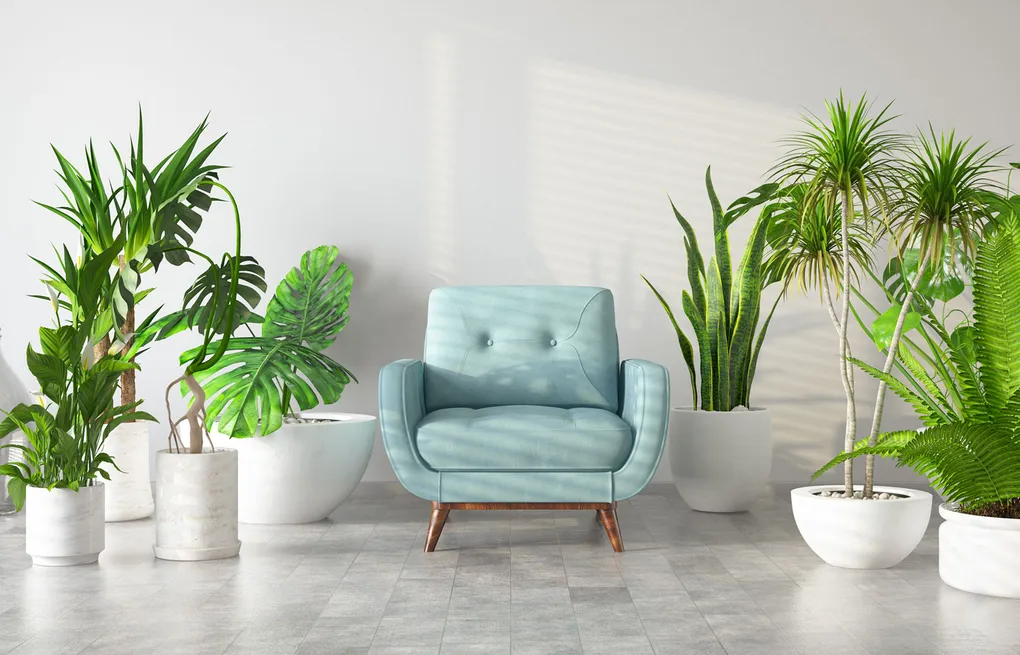
#> input picture CSE4182 - Digital Image Processing/assignment 2/home.webp, 1020 x 655 px, found by its file name
$ jupyter execute assignment_2.ipynb
#> lines starting #> are read from the running program, lines starting #| are printed output that depends on the picture; after the words box and inside, x2 and y2 are one past the last pixel; in counts of white or black regions, pixels touching at a corner belong together
[cell 1]
import matplotlib.pyplot as plt
plt.rcParams['figure.figsize'] = [10, 5]
import numpy as np
import cv2

[cell 2]
home = cv2.imread('assignment 2/home.webp')
#> home is the input picture: shape (655, 1020, 3); mean B, G, R 169.2, 187.5, 179.7
gray_home = cv2.cvtColor(home,cv2.COLOR_BGR2GRAY)
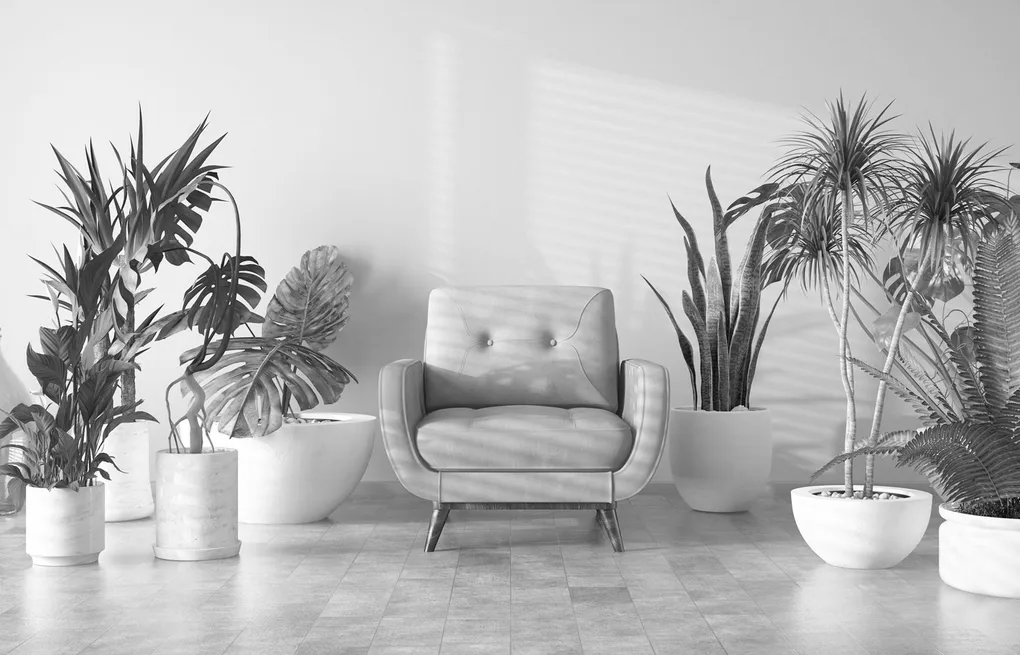
#> gray_home: shape (655, 1020); min 4, max 255, mean 183.1
# print(ai_house)
plt.imshow(home)

# constants
T1 = 47
T2 = 213
c = 7
p = 20
epsilon = 1e-3

[cell 3]
plt.figure(figsize=(20,25))
def image_plot(img,title,ind,cmap='gray'):
    plt.subplot(2,2,ind)
    plt.title(title)
    plt.imshow(img,cmap = cmap)

[cell 4]
# problem 1
r = np.copy(gray_home)
np.testing.assert_equal(r,gray_home)
s1 = np.where((r>=T1) & (r<=T2),100,10)
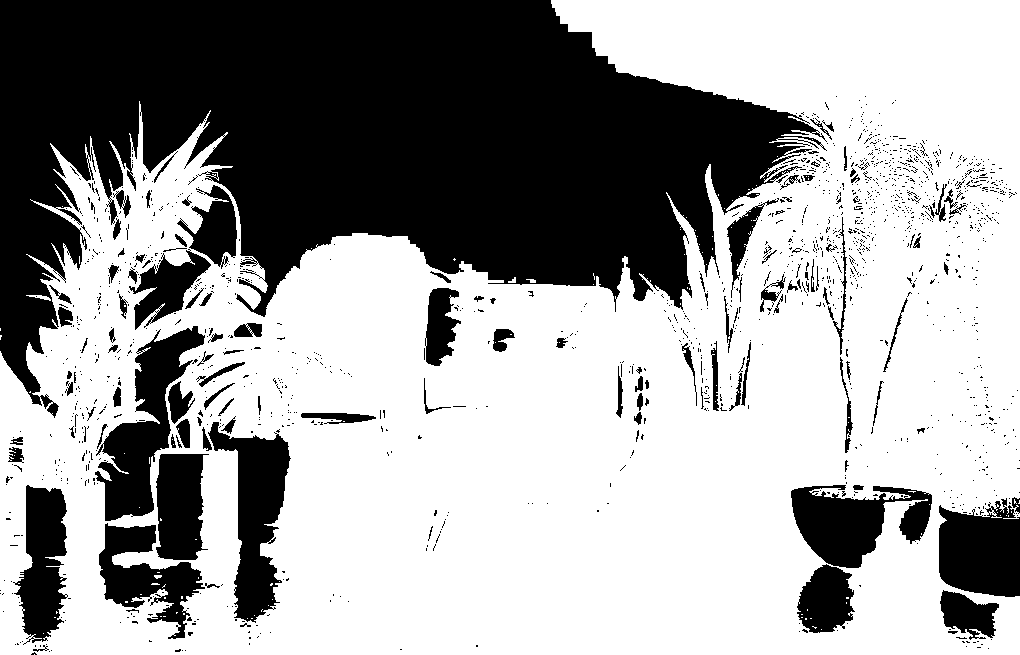
#> s1: shape (655, 1020) int64; values 10 (black) and 100 (white), 63.2% white; 1552 black regions (1417 under 20 px), largest, box (x1, y1, x2, y2) and area: (0, 0, 827, 418) 175299, (95, 326, 205, 521) 8065, (208, 422, 291, 623) 7675

[cell 5]
# problem 2
s2 = np.where((r>=T1) & (r<=T2),100,r)
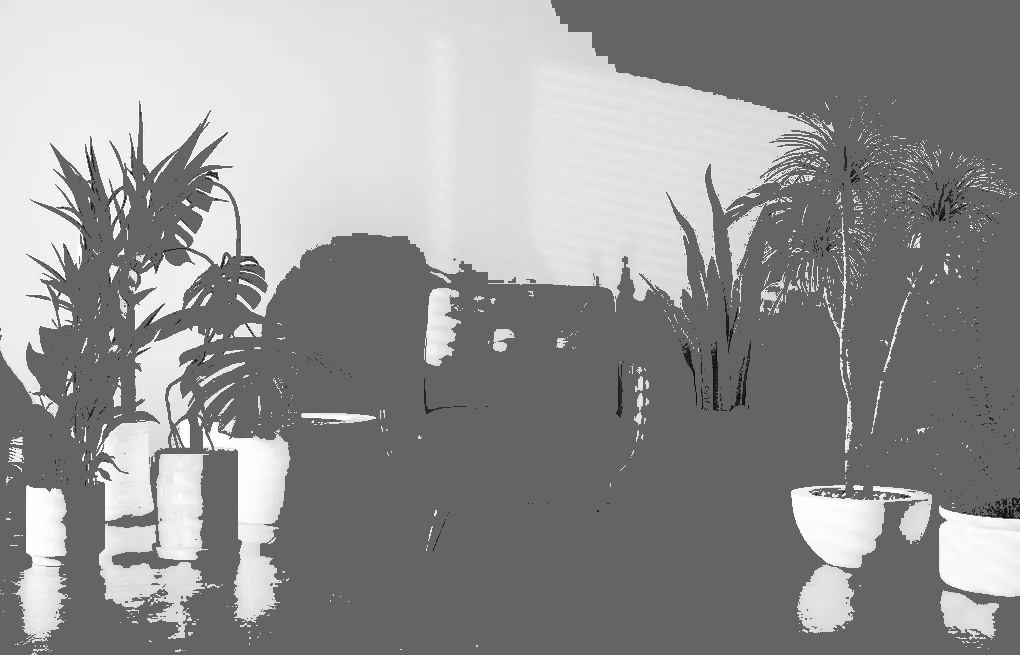
#> s2: shape (655, 1020); min 4, max 255, mean 146.5

[cell 6]
# problem 3
# s = c * np.log(1+r)
rp = np.where(((r+1<=0) & (r+1)>255),255,r)
s = c * np.log(rp)
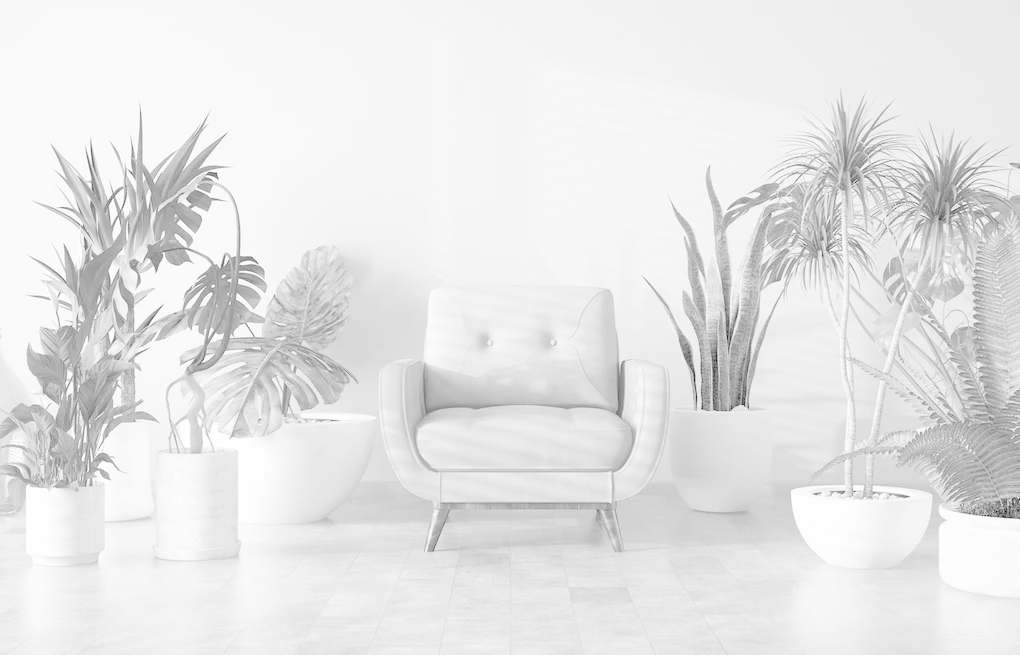
#> s: shape (655, 1020) float16; min 9.7, max 38.81, mean 36.1; drawn with min black and max white
s3 = np.array(s,dtype='uint8')

[cell 7]
s4 = c * np.power(( r + epsilon ), p)
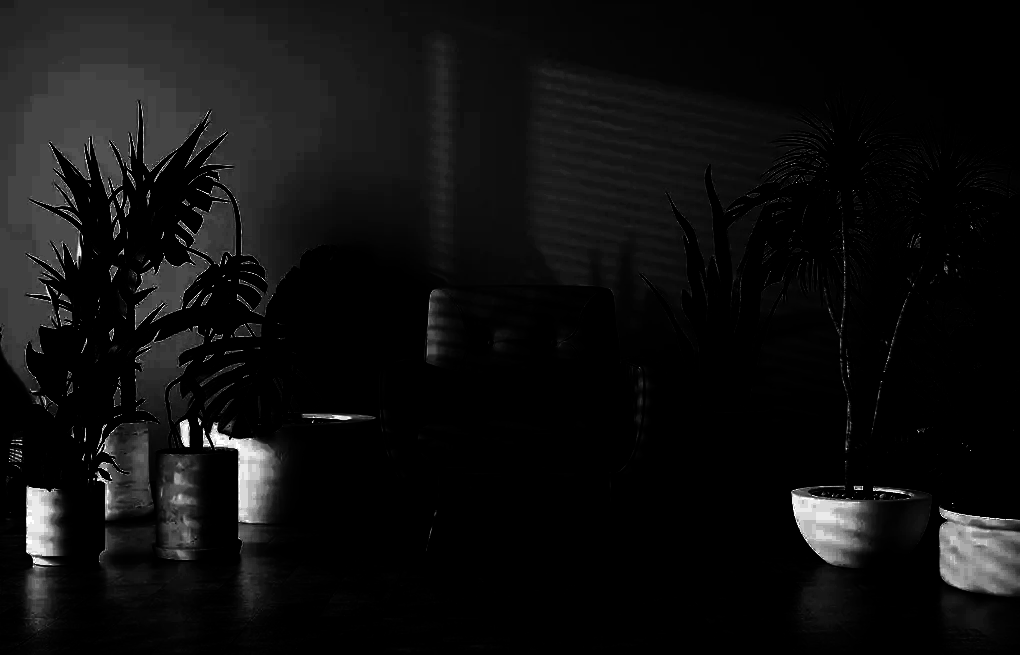
#> s4: shape (655, 1020) float64; min 7.74e+12, max 9.46e+48, mean 5.9e+47; drawn with min black and max white

[cell 8]
contents = [s1,s2,s3,s4]
titles = ['10 or 100','100 or r','logarithomic','power_case']
cnt = 1
for content,title in zip(contents,titles):
    image_plot(content,title,cnt)
    cnt+=1
#> this loop made 4 passes
#> title on passes 1 to 4: '10 or 100', '100 or r', 'logarithomic', 'power_case'
#> after the loop, cnt = 5
